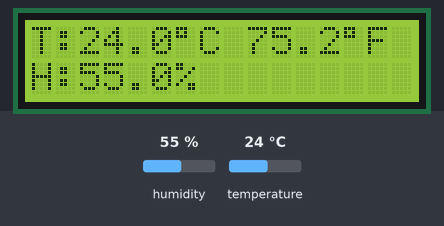
The sketch below on a simulated Arduino Uno, built with avr-gcc and run on an emulated ATmega328P. Parts: 16×2 character LCD. Inputs (shaded band) come from the test bench; at power-on: humidity 55 %, temperature 24 °C.

Above: at 1.2 s.
1.3 s: humidity set to 22 %
At 2.4 s:
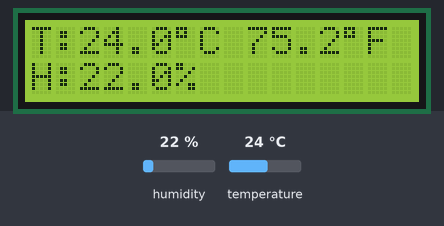
4.0 s: temperature set to 12 °C
At 5.1 s:
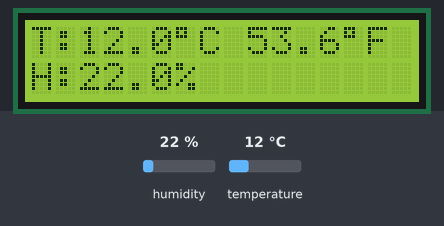
6.7 s: humidity set to 40 %
At 9.2 s:
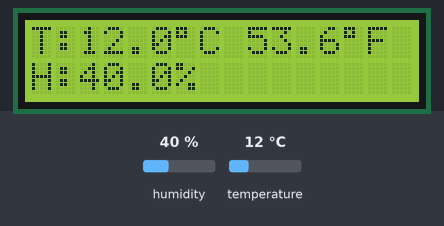
9.7 s: temperature set to 19 °C
At 10.6 s:
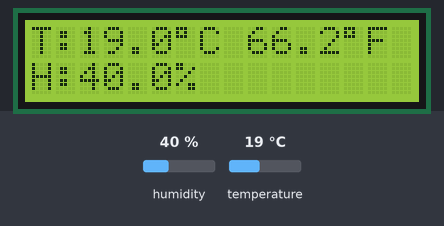
Timing chart, 0 to 12.7 s (numbered marks = the images above; inputs shaded):
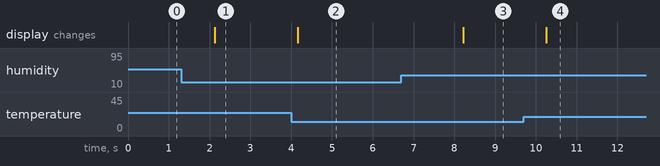

The sketch:

arduino_dht22_lcd_monitor.ino
```cpp
#include <Wire.h>
#include <LiquidCrystal_I2C.h>
#include <Adafruit_Sensor.h>
#include <DHT.h>

#define DHTPIN 2
#define DHTTYPE DHT22
LiquidCrystal_I2C lcd(0x27, 16, 2);
DHT dht(DHTPIN, DHTTYPE);

void setup() {
  lcd.init();
  lcd.backlight();
  dht.begin();
}

void loop() {
  float h = dht.readHumidity();
  float tC = dht.readTemperature();
  float tF = dht.readTemperature(true); // Fahrenheit

  if (isnan(h) || isnan(tC)) return;

  lcd.clear();
  lcd.setCursor(0,0);
  lcd.print("T:");
  lcd.print(tC,1); lcd.write((uint8_t)223); lcd.print("C ");
  lcd.print(tF,1); lcd.write((uint8_t)223); lcd.print("F");

  lcd.setCursor(0,1);
  lcd.print("H:"); lcd.print(h,1); lcd.print("%");

  delay(2000);
}
```

Measured:
- after the input at 1.3 s, the display: changes after 0.83 s (image 1)
- after the input at 4.0 s, the display: changes after 0.16 s (image 2)
- after the input at 6.7 s, the display: changes after 1.5 s (image 3)
- after the input at 9.7 s, the display: changes after 0.55 s (image 4)
